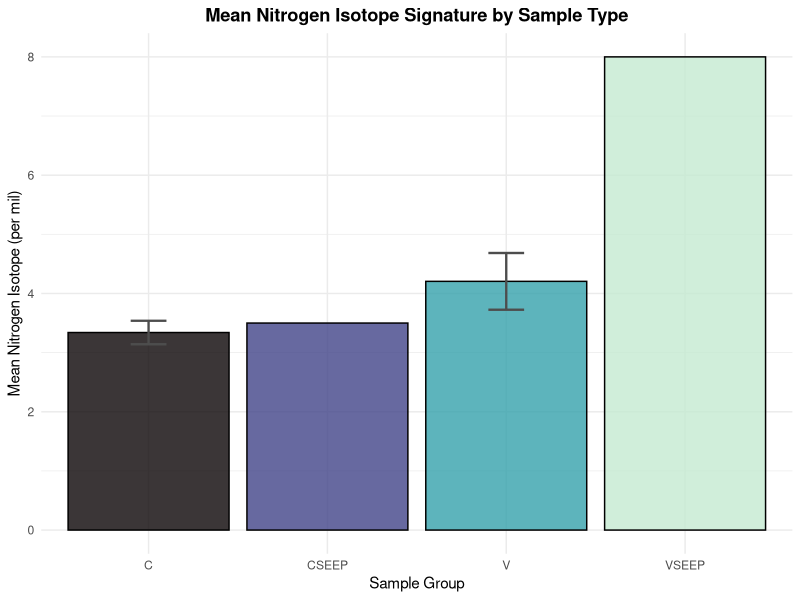
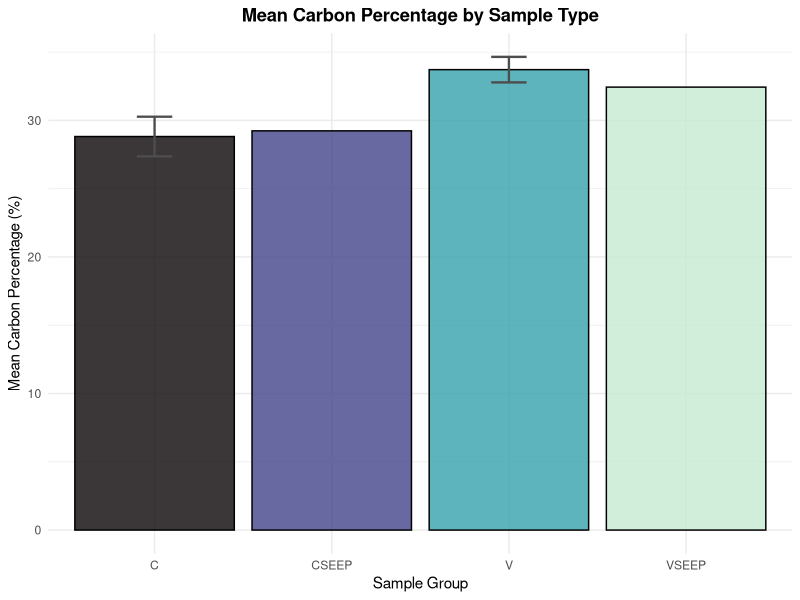
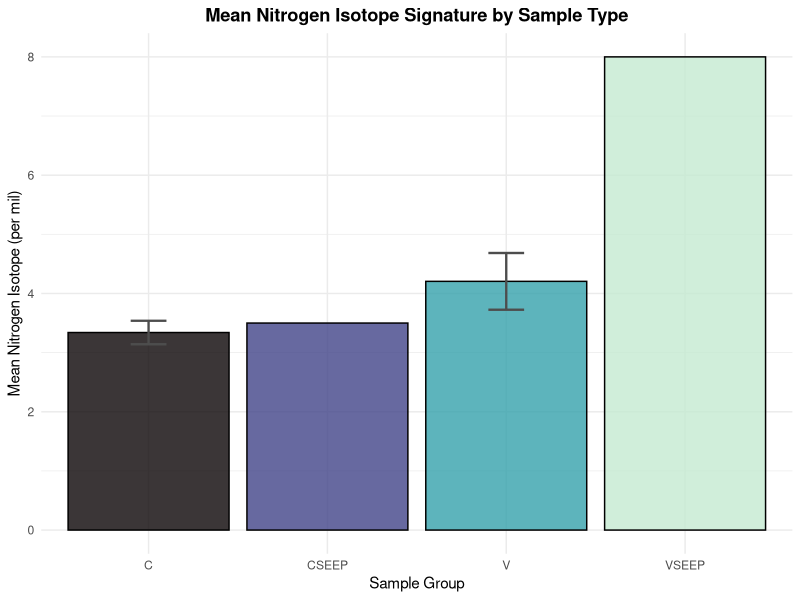
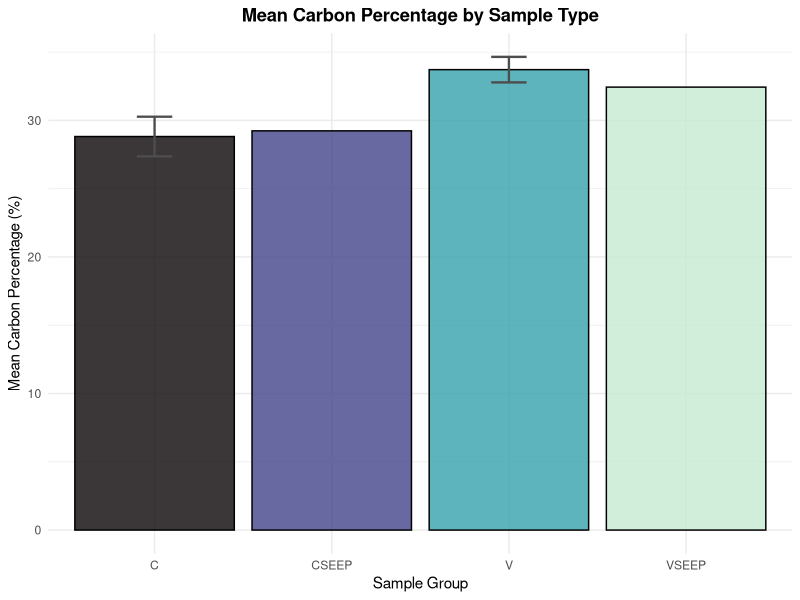
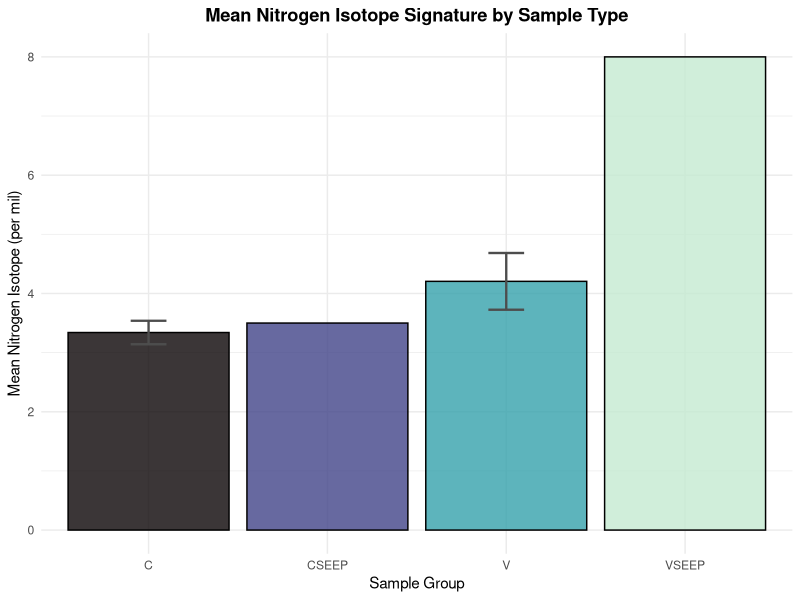

Write R code to recreate these figures, in order.
## ---- chunk 1
#| message: false
#| warning: false
library(tidyverse)
library(here)
# Load the data file (Turb_NC.csv)
data <- read_csv(here("Week_10", "Data", "Turb_NC.csv"))

# Data preparation: Extract the sample type (e.g., 'C' or 'V') from CowTagID. This is our grouping factor for the study
data <- data %>%
  mutate(
    Sample_Type = str_extract(CowTagID, "^[A-Z]+"),
  )

## ---- chunk 2
#| label: summarize-function
#| echo: true
summarize_data_by_group <- function(data, group_col, var_col) {
  # Making sure the grouping column is treated as a factor for correct summarizating
  data[[group_col]] <- as.factor(data[[group_col]])
  
  summary_df <- data %>%
    group_by(.data[[group_col]]) %>%
    summarise(
      N = n(),
      Mean = mean(.data[[var_col]], na.rm = TRUE),
      SD   = sd(.data[[var_col]], na.rm = TRUE),
      .groups = 'drop'
    ) %>%
    # Rename the grouping column in the output for clarity
    rename("Group" = all_of(group_col)) 
  
  return(summary_df)
}
## ---- chunk 3
#| label: summarize-example-1
#| echo: true
summarize_data_by_group(data, "Sample_Type", "del15N")
## ---- chunk 4
#| label: summarize-example-2
#| echo: true
summarize_data_by_group(data, "Sample_Type", "C_ug")
## ---- chunk 5
#| label: plot-function
#| echo: true

plot_group_means <- function(summary_data, y_label, title) {
  
  p <- ggplot(summary_data, aes(x = Group, y = Mean, fill = Group)) +
    # Draw the bar for the mean value
    geom_col(color = "black", alpha = 0.8) +
    scale_fill_viridis_d(option = "mako", end = 0.95) +
    
    # Add error bars for Standard Deviation (SD)
    geom_errorbar(
      aes(ymin = Mean - SD, ymax = Mean + SD), 
      width = 0.2, # Width of the horizontal lines on error bars
      linewidth = 0.8,
      color = "gray30"
    ) +
    
    labs(
      title = title,
      x = "Sample Group",
      y = y_label,
      fill = "Group"
    ) +
    # Simple, clean theme
    theme_minimal() +
    theme(
      legend.position = "none",
      plot.title = element_text(hjust = 0.5, face = "bold")
    ) 
  
  return(p)
}
## ---- chunk 6
#| label: plot-example-1
#| echo: true
#| fig-width: 7
#| fig-height: 5

# 1. Summarize the data first
del15n_summary <- summarize_data_by_group(data, "Sample_Type", "del15N")

# 2. Plot the summary
n_plot <- plot_group_means(del15n_summary, 
               y_label = "Mean Nitrogen Isotope (per mil)", 
               title = "Mean Nitrogen Isotope Signature by Sample Type")
print(n_plot)
ggsave(here("Week_10", "output", "del15n_by_sample_type.png"), plot = n_plot, width = 7, height = 5, units = "in")

## ---- chunk 7
#| label: plot-example-2
#| echo: true
#| fig-width: 7
#| fig-height: 5

# 1. Summarize the data first
c_percent_summary <- summarize_data_by_group(data, "Sample_Type", "C_percent")

# 2. Plot the summary
c_plot <- plot_group_means(c_percent_summary, 
               y_label = "Mean Carbon Percentage (%)", 
               title = "Mean Carbon Percentage by Sample Type")
print(c_plot)
ggsave(ggsave(here("Week_10", "output", "c_percent_by_sample_type.png"), plot = n_plot, width = 7, height = 5, units = "in")
)
